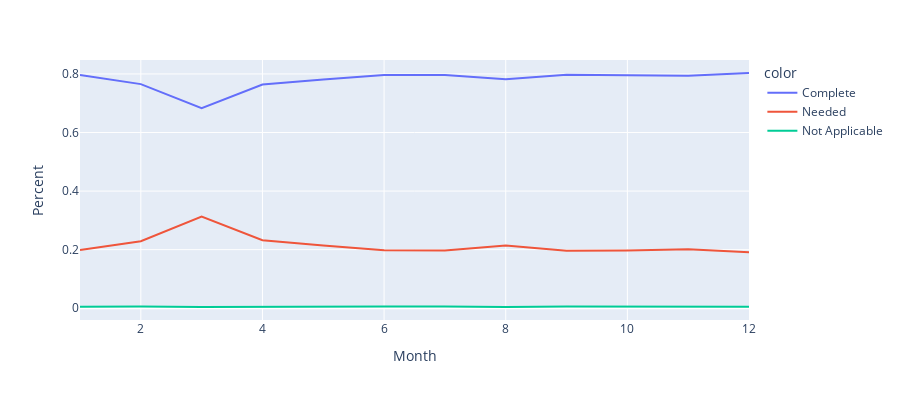

The code cell stored with this chart in its notebook:
### Code cell
# Making a line plot of TLC5
my_fig = px.line(TLC5, x=TLC5['App Date (Y/M/D)'], y='Percent',\
             labels={'App Date (Y/M/D)':'Month'},\
             color=df5['Driver Exam'],\
             height=400)
my_fig.show()

### Figure 1 — Plotly figure (JSON) as saved in the notebook; plotly's stock layout.template omitted (floating-point values rounded to 4 significant figures)
{"data": [{"hovertemplate": "color=Complete<br>Month=%{x}<br>Percent=%{y}<extra></extra>", "legendgroup": "Complete", "line": {"color": "#636efa", "dash": "solid"}, "marker": {"symbol": "circle"}, "mode": "lines", "name": "Complete", "orientation": "v", "showlegend": true, "type": "scatter", "x": [1, 2, 3, 4, 5, 6, 7, 8, 9, 10, 11, 12], "xaxis": "x", "y": [0.7964, 0.7653, 0.6829, 0.7638, 0.7812, 0.7961, 0.7967, 0.7816, 0.7975, 0.7965, 0.7939, 0.8033], "yaxis": "y"}, {"hovertemplate": "color=Needed<br>Month=%{x}<br>Percent=%{y}<extra></extra>", "legendgroup": "Needed", "line": {"color": "#EF553B", "dash": "solid"}, "marker": {"symbol": "circle"}, "mode": "lines", "name": "Needed", "orientation": "v", "showlegend": true, "type": "scatter", "x": [1, 2, 3, 4, 5, 6, 7, 8, 9, 10, 11, 12], "xaxis": "x", "y": [0.1988, 0.2285, 0.3127, 0.2321, 0.2137, 0.1983, 0.1974, 0.2141, 0.1965, 0.1975, 0.2013, 0.1915], "yaxis": "y"}, {"hovertemplate": "color=Not Applicable<br>Month=%{x}<br>Percent=%{y}<extra></extra>", "legendgroup": "Not Applicable", "line": {"color": "#00cc96", "dash": "solid"}, "marker": {"symbol": "circle"}, "mode": "lines", "name": "Not Applicable", "orientation": "v", "showlegend": true, "type": "scatter", "x": [1, 2, 3, 4, 5, 6, 7, 8, 9, 10, 11, 12], "xaxis": "x", "y": [0.004798, 0.006163, 0.004415, 0.004119, 0.005006, 0.005579, 0.005896, 0.004268, 0.006046, 0.006012, 0.00483, 0.005254], "yaxis": "y"}], "layout": {"height": 400, "legend": {"title": {"text": "color"}, "tracegroupgap": 0}, "margin": {"t": 60}, "xaxis": {"anchor": "y", "domain": [0, 1], "title": {"text": "Month"}}, "yaxis": {"anchor": "x", "domain": [0, 1], "title": {"text": "Percent"}}}}
